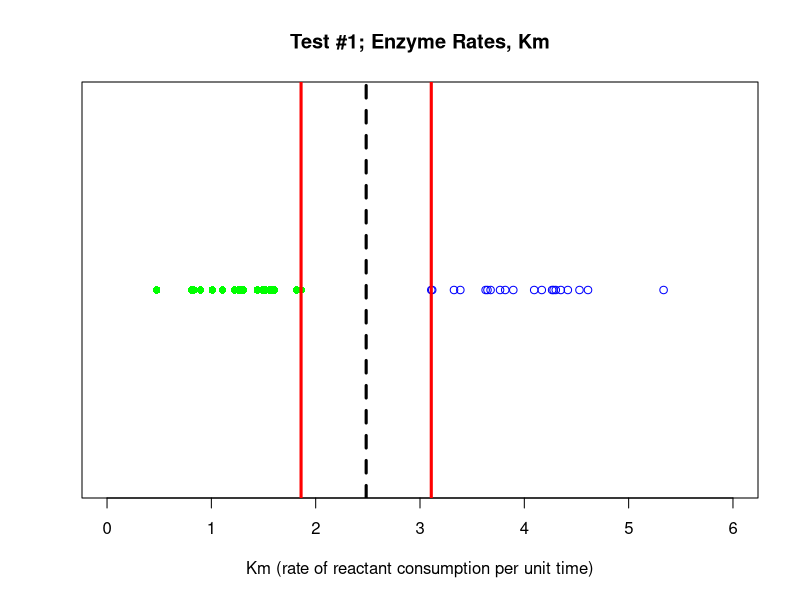

This figure's R source: (Note: this script raises an error after producing the figure.)
## ---- chunk 1
# Load Libraries
Libraries <- c("knitr", "graphics", "e1071")
for (p in Libraries) { 
    library(p, character.only = TRUE)
}
opts_chunk$set(cache = TRUE, fig.align = "center")
## ---- chunk 2
set.seed(1000)
x1 = rnorm(20, mean = 1.5, sd = 0.5)
x1_max = max(x1)
x2 = rnorm(20, mean = 4, sd = 0.5)
x2_min = min(x2)
midpt = (x2_min - x1_max)/2 + x1_max
y = rep(1, 20)

stripchart(x = x1,
           main = "Test #1; Enzyme Rates, Km",
           xlab = "Km (rate of reactant consumption per unit time)",
           xlim = c(0, 6),
           pch = 16,
           col = "green")
points(x = x2, y, col = "blue")
abline(v = x1_max, col = "red", lwd = 3)
abline(v = midpt, col = "black", lwd = 3, lty = 2)
abline(v = x2_min, col = "red", lwd = 3)
## ---- chunk 3
include_graphics("./00-data/10-images/vapnick_svm_paper_diagram.png")
## ---- chunk 4
include_graphics("./00-data/10-images/p-values_schematic.jpg")
## ---- chunk 5
set.seed(1000)
x1 = rnorm(20, mean = 1.9, sd = 0.5)
x2 = rnorm(20, mean = 3.25, sd = 0.75)
y = rep(1,20)

stripchart(x = x1,
     main = "Test #2; Enzyme Rates, Km",
     xlab = "Km (rate of reactant consumption per unit time)",
     xlim = c(0, 6),
     pch = 16,
     col = "green")
points(x = x2, y, col = "blue")
abline(v = x1_max, col = "red", lwd = 3)
abline(v = midpt, col = "black", lty = 2, lwd = 3)
abline(v = x2_min, col = "red", lwd = 3)
## ---- chunk 6
include_graphics("./00-data/10-images/SVM_optimize_2.png")
## ---- chunk 7
xi <- seq(-5, 5, 0.1)
yi <- seq(-5, 5, 0.1)
par(mfrow = c(1, 4))

plot(x = xi, y = 0.2 * yi,
xlim = c(-5, 5),
ylim = c(-1, 1),
type = "l",
col = "blue",
main = "Linear Case",
ylab = "y", xlab = "x")

plot(x = xi, y = 0.05*xi^2,
xlim = c(-5, 5),
ylim = c(-1, 1),
type = "l",
col = "blue",
main = "Polynomial, d=2",
ylab = "y", xlab = "x")

plot(x = xi, y = exp(-0.4*xi^2),
xlim = c(-5, 5),
ylim = c(-1, 1),
type = "l",
col = "blue",
main = "RBF Case",
ylab = "y", xlab = "x")

plot(x = xi, y = tanh(xi),
xlim = c(-5, 5),
ylim = c(-1, 1),
type = "l",
col = "blue",
main = "Tanh Case",
ylab = "y", xlab = "x")
## ---- chunk 8
include_graphics("./00-data/10-images/vapnick_svm_paper_diagram.png")
## ---- chunk 9
# Load Libraries
Libraries <- c("doMC", "knitr", "readr", "tidyverse", "caret", "kernlab")
for (p in Libraries) {  # Install Library if not present
    if (!require(p, character.only = TRUE)) { install.packages(p) }
    library(p, character.only = TRUE)
}
## ---- chunk 10
opts_chunk$set(cache = TRUE, fig.align = "center")
## ---- chunk 11
# Import data & data handling
c_m_TRANSFORMED <- read_csv("./00-data/02-aac_dpc_values/c_m_TRANSFORMED.csv",
                            col_types = cols(Class = col_factor(levels = c("0", "1")),
                                             PID = col_skip(),
                                             TotalAA = col_skip()))
## ---- chunk 12
set.seed(1000)
index <- createDataPartition(c_m_TRANSFORMED$Class, p = 0.8, list = FALSE)

training_set <- c_m_TRANSFORMED[ index,]
test_set     <- c_m_TRANSFORMED[-index,]

Class_test <- as.factor(test_set$Class)
## ---- chunk 13
set.seed(1000)
registerDoMC(cores = 3)  # Start multi-processor mode 
start_time <- Sys.time() # Start timer

# tuneGrid = svmLinearGrid
svmLinearGrid <- expand.grid(C = 2^seq(from = -5, to = 15, by = 5))

# Create model, 10X fold CV repeated 5X
tcontrol <- trainControl(method = "repeatedcv",
                         number = 10,
                         repeats = 5,
                         savePredictions = "final") # IMPORTANT: Saves predictions for retreival

lin_model_obj <- train(Class ~ .,
                   data = training_set,
                   method = "svmLinear",
                   trControl = tcontrol,
                   tuneGrid = svmLinearGrid)

end_time <- Sys.time()   # End timer
end_time - start_time    # Display time
registerDoSEQ()          # Stop multi-processor mode 
## ---- chunk 14
lin_model_obj
## ---- chunk 15
Predicted_test_vals <- predict(lin_model_obj, test_set[, -1])

summary(Predicted_test_vals)
## ---- chunk 16
confusionMatrix(Predicted_test_vals, Class_test, positive = "1")
## ---- chunk 17
fp_fn_svm_linear <- lin_model_obj %>% pluck("pred") %>% dplyr::filter(obs != pred)

# Write out to Outliers folder
write.table(fp_fn_svm_linear,
            file = "./00-data/03-ml_results/fp_fn_svm_linear.csv",
            row.names = FALSE,
            na = "",
            col.names = TRUE,
            sep = ",")

nrow(fp_fn_svm_linear)
head(fp_fn_svm_linear)
## ---- chunk 18
set.seed(1000)
index <- createDataPartition(c_m_TRANSFORMED$Class, p = 0.8, list = FALSE)

training_set <- c_m_TRANSFORMED[ index,]
test_set     <- c_m_TRANSFORMED[-index,]

Class_test <- as.factor(test_set$Class)
## ---- chunk 19
set.seed(1000)
registerDoMC(cores = 3) # Start multi-processor mode 
start_time <- Sys.time() # Start timer

# Create model, 10X fold CV repeated 5X
tcontrol <- trainControl(method = "repeatedcv",
                         number = 10,
                         repeats = 5,
                         savePredictions = "final") # IMPORTANT: Saves predictions for retreival

poly_model_obj <- train(Class ~ .,
                   data = training_set,
                   method = "svmPoly",
                   trControl= tcontrol)

end_time <- Sys.time()   # End timer
end_time - start_time    # Display time
registerDoSEQ() # Stop multi-processor mode 
## ---- chunk 20
poly_model_obj
## ---- chunk 21
Predicted_test_vals <- predict(poly_model_obj, test_set[, -1])

summary(Predicted_test_vals)
## ---- chunk 22
confusionMatrix(Predicted_test_vals, Class_test, positive = "1")
## ---- chunk 23
fp_fn_svm_poly <- poly_model_obj %>% pluck("pred") %>% dplyr::filter(obs != pred)

# Write CSV in R
write.table(fp_fn_svm_poly, 
            file = "./00-data/03-ml_results/fp_fn_svm_poly.csv", 
            row.names = FALSE, 
            na = "", 
            col.names = TRUE, 
            sep=",")

nrow(fp_fn_svm_poly)
head(fp_fn_svm_poly)
## ---- chunk 24
## Load Libraries
rm(list = ls())
Libraries = c("doMC", "knitr", "readr", "tidyverse", "caret", "kernlab")

for(p in Libraries){  # Install Library if not present
    if(!require(p, character.only = TRUE)) { install.packages(p) }
    library(p, character.only = TRUE)
}
opts_chunk$set(cache = TRUE)
## ---- chunk 25
c_m_TRANSFORMED <- read_csv("./00-data/02-aac_dpc_values/c_m_TRANSFORMED.csv",
                            col_types = cols(Class = col_factor(levels = c("0","1")), 
                                             PID = col_skip(), TotalAA = col_skip()))
#View(c_m_TRANSFORMED)
## ---- chunk 26
set.seed(1000)
index <- createDataPartition(c_m_TRANSFORMED$Class, p = 0.8, list = FALSE)

training_set <- c_m_TRANSFORMED[ index,]
test_set     <- c_m_TRANSFORMED[-index,]

Class_test <- as.factor(test_set$Class)
## ---- chunk 27
set.seed(1000)
registerDoMC(cores = 3)  # Start multi-processor mode 
start_time <- Sys.time() # Start timer

# Create tuneGrid: Cost
tune.Grid = data.frame(expand.grid(C = 2^(seq(-5, 15, 2))))
                                          
# Create: 10X fold CV repeated 5X
tcontrol <- trainControl(method = "repeatedcv",
                         number = 10,
                         repeats = 5,
                         savePredictions = "final") # IMPORTANT: Save predictions for retreival

rbf_model_obj <- train(Class ~ .,
                   data = training_set,
                   method = "svmRadialCost",
                   tuneGrid = tune.Grid,
                   trControl= tcontrol)

end_time <- Sys.time()   # End timer
end_time - start_time    # Display time
registerDoSEQ() # Stop multi-processor mode 
## ---- chunk 28
rbf_model_obj
## ---- chunk 29
Predicted_test_vals <- predict(rbf_model_obj, test_set[, -1])

summary(Predicted_test_vals)
## ---- chunk 30
confusionMatrix(Predicted_test_vals, Class_test, positive = "1")
## ---- chunk 31
fp_fn_svmRadialCost <- rbf_model_obj %>% pluck("pred") %>% dplyr::filter(obs != pred)

# Write CSV in R
write.table(fp_fn_svmRadialCost, 
            file = "./00-data/03-ml_results/fp_fn_svmRbf.csv", 
            row.names = FALSE, 
            na = "", 
            col.names = TRUE, 
            sep=",")

nrow(fp_fn_svmRadialCost)
head(fp_fn_svmRadialCost)
